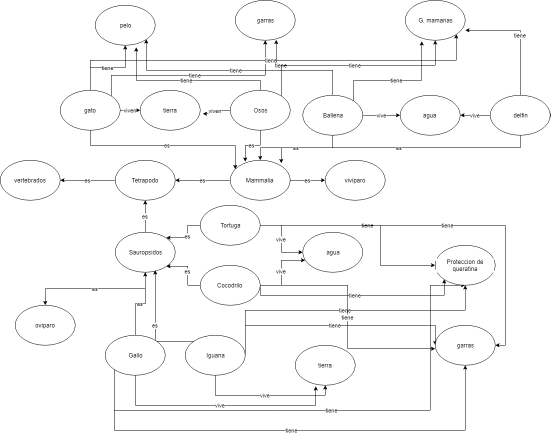
#> input picture Red Semantica/Rep.png, 1101 x 869 px, given in place of the camera (shown at 1/2 size)
$ python Circulo8corr.py
#> lines starting #> are read from the running program, lines starting #| are printed output that depends on the picture; after the words box and inside, x2 and y2 are one past the last pixel; in counts of white or black regions, pixels touching at a corner belong together
import cv2
import numpy as np

import serial
import time
ser = serial.Serial('COM3',9600)
cap = cv2.VideoCapture(1)
#img = cv2.imread("cap") #la imagen se sustituye por el video

while True:

	_,frame = cap.read()
#> frame is the input picture: shape (869, 1101, 3); min 0, max 255, mean 249.1
	hsv_frame = cv2.cvtColor(frame, cv2.COLOR_BGR2HSV)
#> hsv_frame: shape (869, 1101, 3); mean H, S, V 0, 0, 249.1
	grayImage=cv2.cvtColor(frame, cv2.COLOR_BGR2GRAY)
	low_blue = np.array([94,80,2])
	high_blue = np.array([126,255,255]) #para detectar el color azul
    #dimensions = frame.shape


	height = frame.shape[0]
#> height = 869
	width = frame.shape[1]
#> width = 1101
	channels = frame.shape[2]
#> channels = 3

	largo=height/2
#> largo = 434.5
	ancho=width/2
#> ancho = 550.5

	output=frame.copy()
	circles=cv2.HoughCircles( grayImage,cv2.HOUGH_GRADIENT,2,4000, param1=50,param2=30,minRadius=40, maxRadius=90)
#> circles = [[927, 647, 82.2]]
	circles=np.uint16(np.around(circles))
#> circles = [[927, 647, 82]]
	for circuloActual in circles[0,:]:
		centroX=circuloActual[0]
		centroY=circuloActual[1]
		radio=circuloActual[2]
		cv2.circle(output,(centroX,centroY),radio,(50,255,50),2)
#> this loop made 1 pass
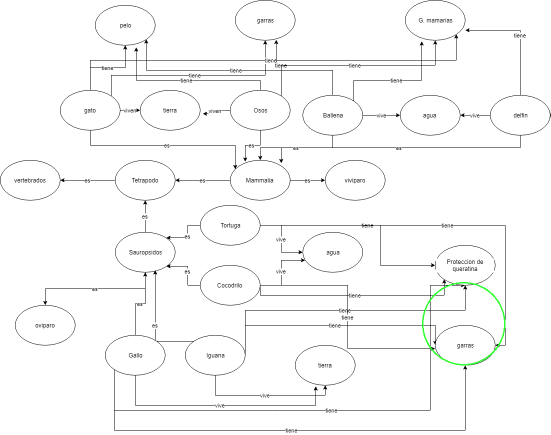
#> output: shape (869, 1101, 3) (shown at 1/2 size); 0.16% of pixels changed, all inside (x1, y1, x2, y2) = (844, 564, 1011, 731)
	cv2.imshow('Video',output)
	movx=int(centroX)-int(ancho)
#> movx = 377
	movy=int(centroY)-int(largo)
#> movy = 213
	if(movx<=0):
		ser.write(b'L')
		time.sleep(1)
	else:
		if(movx>=0):
			ser.write(b'R')
			time.sleep(1)
		else:
			ser.write(b' ')
			time.sleep(1)
	if(movy<=0):
		ser.write(b'U')
		time.sleep(1)
	else:
		if(movx>=0):
			ser.write(b'D')
			time.sleep(1)
		else:
			ser.write(b' ')
			time.sleep(1)
	tecla = cv2.waitKey(5) & 0xFF
#> (key Esc is pressed here)
	if tecla == 27:
		break


mask = cv2.inRange( hsv_frame, low_blue, high_blue)
#> mask: shape (869, 1101); every value is 0

cv2.imshow("Frame",frame)
cv2.imshow("Image", cap)
cv2.imshow("Mask", mask)


cv2.waitKey(1)
cap.release()
#cv2.destroyAllWindows()
cv2.destroyAllWindows()
